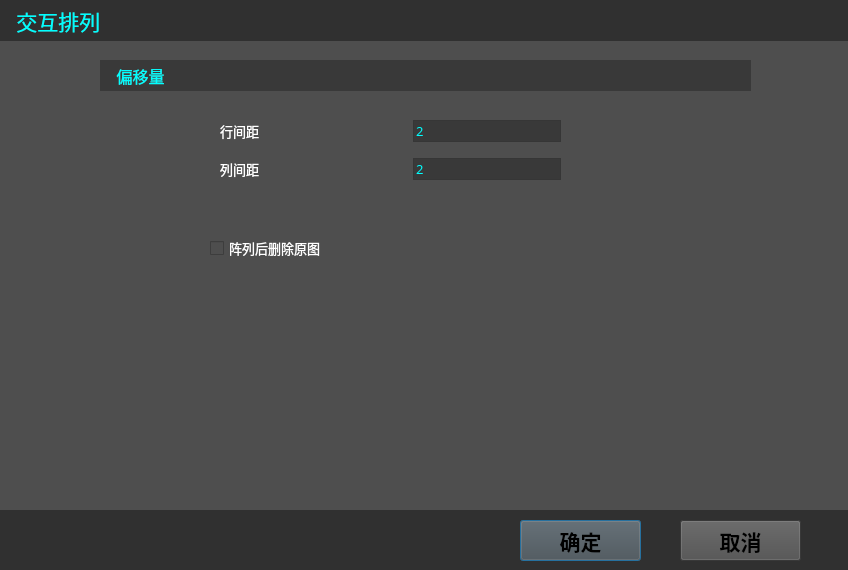
<?xml version="1.0" encoding="UTF-8"?>
<ui version="4.0">
 <class>sx_interactiveArray</class>
 <widget class="QDialog" name="sx_interactiveArray">
  <property name="geometry">
   <rect>
    <x>0</x>
    <y>0</y>
    <width>848</width>
    <height>570</height>
   </rect>
  </property>
  <property name="windowTitle">
   <string>Dialog</string>
  </property>
  <property name="styleSheet">
   <string notr="true">background:#4e4e4e;</string>
  </property>
  <widget class="QCheckBox" name="checkBox">
   <property name="geometry">
    <rect>
     <x>210</x>
     <y>240</y>
     <width>171</width>
     <height>16</height>
    </rect>
   </property>
   <property name="font">
    <font>
     <family>Agency FB</family>
     <pointsize>10</pointsize>
    </font>
   </property>
   <property name="styleSheet">
    <string notr="true">color:white;</string>
   </property>
   <property name="text">
    <string>阵列后删除原图</string>
   </property>
  </widget>
  <widget class="QLabel" name="label_8">
   <property name="geometry">
    <rect>
     <x>0</x>
     <y>0</y>
     <width>851</width>
     <height>41</height>
    </rect>
   </property>
   <property name="font">
    <font>
     <family>Agency FB</family>
     <pointsize>16</pointsize>
    </font>
   </property>
   <property name="styleSheet">
    <string notr="true">background:#303030;
color:#00ffff;</string>
   </property>
   <property name="text">
    <string>   交互排列</string>
   </property>
  </widget>
  <widget class="QLabel" name="label_13">
   <property name="geometry">
    <rect>
     <x>0</x>
     <y>510</y>
     <width>851</width>
     <height>61</height>
    </rect>
   </property>
   <property name="styleSheet">
    <string notr="true">background:#303030;</string>
   </property>
   <property name="text">
    <string/>
   </property>
  </widget>
  <widget class="QLabel" name="label_7">
   <property name="geometry">
    <rect>
     <x>100</x>
     <y>60</y>
     <width>651</width>
     <height>31</height>
    </rect>
   </property>
   <property name="font">
    <font>
     <family>Agency FB</family>
     <pointsize>12</pointsize>
    </font>
   </property>
   <property name="styleSheet">
    <string notr="true">background:#393939;
color:#00ffff;
</string>
   </property>
   <property name="text">
    <string>    偏移量</string>
   </property>
  </widget>
  <widget class="QWidget" name="verticalLayoutWidget">
   <property name="geometry">
    <rect>
     <x>220</x>
     <y>110</y>
     <width>341</width>
     <height>81</height>
    </rect>
   </property>
   <layout class="QVBoxLayout" name="verticalLayout">
    <item>
     <layout class="QHBoxLayout" name="horizontalLayout">
      <item>
       <widget class="QLabel" name="label_4">
        <property name="font">
         <font>
          <family>Agency FB</family>
          <pointsize>10</pointsize>
         </font>
        </property>
        <property name="styleSheet">
         <string notr="true">color:white;</string>
        </property>
        <property name="text">
         <string>行间距</string>
        </property>
       </widget>
      </item>
      <item>
       <spacer name="horizontalSpacer">
        <property name="orientation">
         <enum>Qt::Horizontal</enum>
        </property>
        <property name="sizeHint" stdset="0">
         <size>
          <width>40</width>
          <height>20</height>
         </size>
        </property>
       </spacer>
      </item>
      <item>
       <widget class="QLineEdit" name="lineEdit">
        <property name="font">
         <font>
          <family>Agency FB</family>
          <pointsize>10</pointsize>
         </font>
        </property>
        <property name="styleSheet">
         <string notr="true">background:#393939;
border:1px solid #363636;
color:#00ffff;</string>
        </property>
        <property name="text">
         <string>2</string>
        </property>
        <property name="alignment">
         <set>Qt::AlignLeading|Qt::AlignLeft|Qt::AlignVCenter</set>
        </property>
       </widget>
      </item>
     </layout>
    </item>
    <item>
     <layout class="QHBoxLayout" name="horizontalLayout_2">
      <item>
       <widget class="QLabel" name="label_6">
        <property name="font">
         <font>
          <family>Agency FB</family>
          <pointsize>10</pointsize>
         </font>
        </property>
        <property name="styleSheet">
         <string notr="true">color:white;</string>
        </property>
        <property name="text">
         <string>列间距</string>
        </property>
       </widget>
      </item>
      <item>
       <spacer name="horizontalSpacer_2">
        <property name="orientation">
         <enum>Qt::Horizontal</enum>
        </property>
        <property name="sizeHint" stdset="0">
         <size>
          <width>40</width>
          <height>20</height>
         </size>
        </property>
       </spacer>
      </item>
      <item>
       <widget class="QLineEdit" name="lineEdit_2">
        <property name="font">
         <font>
          <family>Agency FB</family>
          <pointsize>10</pointsize>
         </font>
        </property>
        <property name="styleSheet">
         <string notr="true">background:#393939;
border:1px solid #363636;
color:#00ffff;</string>
        </property>
        <property name="text">
         <string>2</string>
        </property>
        <property name="alignment">
         <set>Qt::AlignLeading|Qt::AlignLeft|Qt::AlignVCenter</set>
        </property>
       </widget>
      </item>
     </layout>
    </item>
   </layout>
  </widget>
  <widget class="QPushButton" name="pushButton">
   <property name="geometry">
    <rect>
     <x>520</x>
     <y>520</y>
     <width>121</width>
     <height>41</height>
    </rect>
   </property>
   <property name="font">
    <font>
     <family>Arial Black</family>
     <pointsize>16</pointsize>
     <weight>75</weight>
     <bold>true</bold>
    </font>
   </property>
   <property name="text">
    <string>确定</string>
   </property>
  </widget>
  <widget class="QPushButton" name="pushButton_2">
   <property name="geometry">
    <rect>
     <x>680</x>
     <y>520</y>
     <width>121</width>
     <height>41</height>
    </rect>
   </property>
   <property name="font">
    <font>
     <family>Arial Black</family>
     <pointsize>16</pointsize>
     <weight>75</weight>
     <bold>true</bold>
    </font>
   </property>
   <property name="text">
    <string>取消</string>
   </property>
  </widget>
 </widget>
 <resources/>
 <connections/>
</ui>
